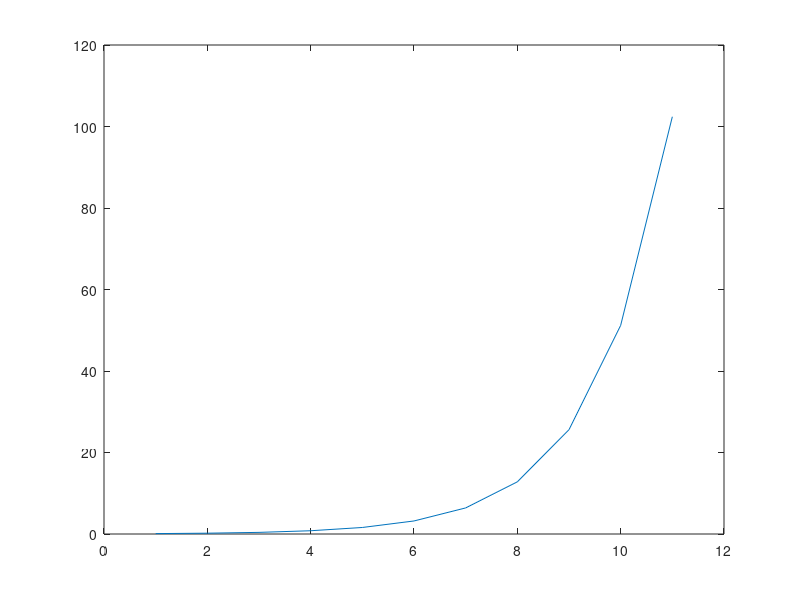

Here is the MATLAB script that generated this plot: (Note: this script raises an error after producing the figure.)
% frequency parameters
clear
close all
%%
dataLength_dls = 5;
med_welch_dls = 5;
pll_dls = 5;
music_dls = 5;
espirit_dls = 5;
max_ent_dls = 5;
burg_dls = 5;
spec_env_dls = 5;

oscCenter1 = 10.52; % hard coded 
oscCenter2 = 10.54; % hard coded
sampleRate = 1000; % hard coded
nyq = sampleRate/2;
sampleSpacing = 1/sampleRate;
phaseOffsets = 0:0.1:2*pi; % hard coded
dataLengthGens = 1:11;
dataLengths = (0.05*2.^dataLengthGens); % in seconds hard coded
plot(dataLengths)
nfft = 100*sampleRate;

%% FFT
dataLength_errors= [];
dataLength_rts = [];
for dataLengthSecs = dataLengths;
	phaseOffset_errors = [];
	phaseOffset_dls = [];
	for phaseOffset = phaseOffsets;
		dataLengthSamples = dataLengthSecs*sampleRate;
		osc1 = chan_osc(dataLengthSamples, sampleRate,oscCenter1,'phaseOffset',phaseOffset);
		osc2 = chan_osc(dataLengthSamples, sampleRate,oscCenter2);
		data = osc1+osc2;
		t = 0:sampleSpacing:(dataLengthSecs-sampleSpacing);
		fft_freqs = linspace(0,nyq,floor(nfft/2)+1);
		
		tic
		dataX = fft(data,nfft)/dataLengthSamples;
		dataX = dataX(1:length(fft_freqs)); %keep only positive frequencies
		phaseOffset_rt = toc;
		amp = 2*abs(dataX);
		phaseOffset_error = performanceMat(fft_freqs,amp,[oscCenter1,oscCenter2]);
		
		phaseOffset_errors = [phaseOffset_errors phaseOffset_error];
		phaseOffset_dls = [phaseOffset_dls phaseOffset_rt];
		
		%     plot(fft_f,2*abs(dataX))
		%     xlim([10.5 10.56])
		%     ylabel('Amplitude')
		%     title(['Data Length = ', num2str(fft_dls),' sec'])
		%     pause(0.5)
	end
	
	% (length(fft_dls)) x (length(phaseOffsets)) matrix
	dataLength_errors = [dataLength_errors; mean(phaseOffset_errors)];
	dataLength_rts = [dataLength_rts; mean(phaseOffset_dls)];
end

% REGINA Save output matrix, fft_errors and fft_rts
save('fft_errors.mat','fft_errors');
save('fft_rts.mat','fft_rts');


close all
figure;
plot(fft_dls,dataLength_errors);
% figure;
% plot(fft_dls,fft_rts);

%% Welch
% figure;
dataLength_errors = []; % length is equal to length(welch_dls)
dataLength_rts = []; % length is equal to length(welch_dls)
dataLength_wls = []; % length is equal to length(welch_dls)
nfft = 100*sampleRate; %hard coded

% For each data length
	% For each windowlength
		% For each nOverlap
			% For each phaseoffset
			% Store error for each phaseoffset
		% Store error for each nOverlap
	% Store error for each windowlength
% Store error for data length

for dataLengthSecs = dataLengths % defined for all methods at the top
	dataLengthSamples = dataLengthSecs*sampleRate;
	windowLength_errors = []; % length equal to length(dls_wls)
	windowLength_rts = []; % length equal to length(dls_wls)
	nWindowLengths = 1:128:dataLengthSamples;
	
	for nWindowLength = nWindowLengths;
		phaseOffset_errors = [];
		phaseOffset_rts = [];
		for phaseOffset = phaseOffsets % defined for all methods at the top
			nOverlap_errors = [];
			nOverlap_rts = [];
			osc1 = chan_osc(dataLengthSamples, sampleRate,oscCenter1,'phaseOffset',phaseOffset);
			osc2 = chan_osc(dataLengthSamples, sampleRate,oscCenter2);
			data = osc1+osc2;
			for nOverlap = nOverlaps
				tic
				[pow, welch_f] = pwelch(data,nWindowLength,nOverlap,nfft,sampleRate, 'power', 'onesided');
				nOverlap_rt = toc;
				amp = sqrt(pow);
				nOverlap_error = performanceMat(welch_f,amp,[oscCenter1,oscCenter2]);
				nOverlap_errors = [nOverlap_errors nOverlap_error];
				nOverlap_rts= [nOverlap_rts nOverlap_rt];
			end
			phaseOffset_errors = [phaseOffset_errors mean(nOverlap_errors)];
			phaseOffset_rts = [phaseOffset_rts mean(nOverlap_rts)];
		end
		windowLength_errors = [windowLength_errors mean(phaseOffset_errors)];
		windowLength_rts = [windowLength_rts mean(phaseOffset_rts)];
	end
	dataLength_errors = [dataLength_errors mean(windowLength_errors)];
	dataLength_rts= [dataLength_rts mean(windowLength_rts)];
end

save('dataLength_errors.mat','dataLength_errors');
save('dataLength_rts.mat','dataLength_rts');
close all
figure;
plot(dataLengths,dataLength_errors);
%%
close all
figure;
% plot(fft_errors);
%plot(fft_dls,fft_errors);
%hold on; plot(welch_dls,welch_errors);


% legend('FFT','Welch')
% figure;
% plot(welch_rts);

%% Regina
% plot FFT vs Welch on the same plot, save the figures, use full range of
% values, 1:0.25:200. Also plot wls for welch, or figure out trend.

%%
% pmusic(data,4,nfft,sampleRate)
%             FFTX = [];
%             for olp=overlapPercent
%                 stepsize = (1-olp)*windowLengthSamples;
%                 maxK=dataLengthSamples/stepsize-1;
%                 for K = 0:maxK-1
%                     U = sum(hamming(nfft))/nfft;
%                     startwin = stepsize*K + 1;
%                     endwin = stepsize*K + windowLengthSamples;
%                     FFTK = fft(hamming(nfft)'.*data(startwin:endwin));
%                     magFFTK = (1/(windowLengthSamples*U))*abs(FFTK).^2; %Normalize
%                     phaFFTK = angle(FFTK);
%                     dbFFTK = 20*log10(magFFTK);
%                     dbFFTK = dbFFTK - max(dbFFTK);
%                     dbFFTK = dbFFTK./maxK; %Average
%                     FFTX = [FFTX dbFFTK];
%                 end
%             end
%             welch_f= linspace(-.5,.5,nfft);
%overlapSecs = 0;
%nOverlap = overlapSecs*sampleRate;
%             amp = sqrt(FFTX);

				%     plot(welch_f,amp);
				%     xlim([10.5 10.56])
				%     ylabel('Amplitude')
				%     title(['Data Length = ', num2str(welch_dls),' sec'])
				%     pause(0.25)